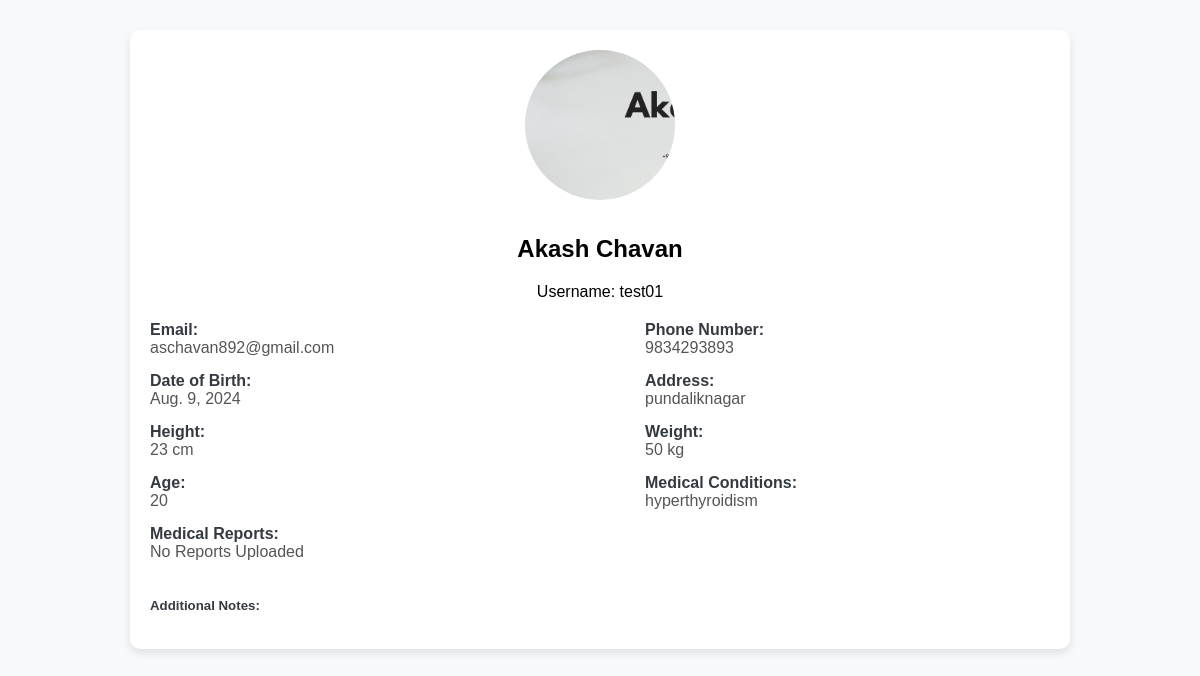
Page /patient_profile (signed in) on the committed database.
### app/models.py (models this page shows)
class Patient(models.Model):
    user = models.OneToOneField(User, on_delete=models.CASCADE, null=True)
    first_name = models.CharField(max_length=10)
    last_name = models.CharField(max_length=10)
    profile_picture = models.ImageField(upload_to='profile_pictures/', null=True, blank=True)
    username = models.CharField(max_length=15, unique=True)
    email = models.EmailField(unique=True)
    password = models.CharField(max_length=128)  # Use a longer length for hashed passwords
    address = models.CharField(max_length=255, null=True, blank=True)  # Increased length for more comprehensive addresses
    date_of_birth = models.DateField(null=True, blank=True)
    phone_number = models.CharField(max_length=15, null=True, blank=True)
    height = models.IntegerField(  null=True, blank=True)  # cm
    weight = models.IntegerField(  null=True, blank=True)  # kg
    conditions = models.TextField(null=True, blank=True)  # Store conditions as a comma-separated string or JSON
    medical_reports = models.FileField(upload_to='medical_reports/', null=True, blank=True)
    age = models.IntegerField( null=True, blank=True)  # kg
    additional_notes = models.TextField(null=True, blank=True)

### app/views.py (the view)
# urls.py: path('patient_profile',views.patient_profile,name='patient_profile'),
def patient_profile(request):
    try:
        user_id=request.user.id
        patient=Patient.objects.get(id=user_id)
    except ObjectDoesNotExist:
        print("User does not found")
    except Exception as e:
        print("error to get information from database for the user id:",user_id)
    return render(request,'patient_profile.html',{'patient':patient})

### templates/patient_profile.html (shortened to what this page needs)
{% load static %}
</head>
<body>
<div class="profile-container">
    <div class="profile-header">
        <img src="{% if patient.profile_picture %}{{ patient.profile_picture.url }}{% else %}/static/default-profile.png{% endif %}" alt="Profile Picture" class="profile-picture">
        <h2>{{ patient.first_name }} {{ patient.last_name }}</h2>
        <p>Username: {{ patient.username }}</p>
    </div>
    <div class="profile-details">
        <div class="detail">
            <label>Email:</label>
            <p>{{ patient.email }}</p>
        </div>
        <div class="detail">
            <label>Phone Number:</label>
            <p>{{ patient.phone_number }}</p>
        </div>
        <div class="detail">
            <label>Date of Birth:</label>
            <p>{{ patient.date_of_birth }}</p>
        </div>
        <div class="detail">
            <label>Address:</label>
            <p>{{ patient.address }}</p>
        </div>
        <div class="detail">
            <label>Height:</label>
            <p>{{ patient.height }} cm</p>
        </div>
        <div class="detail">
            <label>Weight:</label>
            <p>{{ patient.weight }} kg</p>
        </div>
        <div class="detail">
            <label>Age:</label>
            <p>{{ patient.age }}</p>
        </div>
        <div class="detail">
            <label>Medical Conditions:</label>
            <p>{{ patient.conditions }}</p>
        </div>
        <div class="detail">
            <label>Medical Reports:</label>
            {% if patient.medical_reports %}
                <p><a href="{{ patient.medical_reports.url }}" download>Download Report</a></p>
            {% else %}
                <p>No Reports Uploaded</p>
            {% endif %}
        </div>
    </div>
    <div class="notes-section">
        <h5>Additional Notes:</h5>
    </div>
</div>
</body>
</html>

### templates/patient_profile.html (style rules this page uses)
body { font-family: 'Arial', sans-serif; background-color: #f8f9fa; margin: 0; padding: 0; }
.profile-container { max-width: 900px; margin: 30px auto; background-color: #fff; border-radius: 10px; box-shadow: 0 4px 8px rgba(0, 0, 0, 0.1); padding: 20px; }
.profile-header { text-align: center; margin-bottom: 20px; }
.profile-picture { width: 150px; height: 150px; border-radius: 50%; object-fit: cover; margin-bottom: 15px; }
.profile-details { display: flex; flex-wrap: wrap; justify-content: space-between; }
.profile-details .detail { flex-basis: 45%; margin-bottom: 15px; }
.profile-details .detail label { font-weight: bold; color: #343a40; }
.profile-details .detail p { margin: 0; color: #555; }
.notes-section { margin-top: 20px; }
.notes-section h5 { font-weight: bold; color: #343a40; margin-bottom: 10px; }

### rows in the picture
Patient: profile_picture (picture), first_name "Akash", last_name "Chavan", username "test01", email "aschavan892@gmail.com", phone_number "9834293893", date_of_birth "Aug. 9, 2024", address "pundaliknagar", height "23", weight "50", age "20", conditions "hyperthyroidism"
